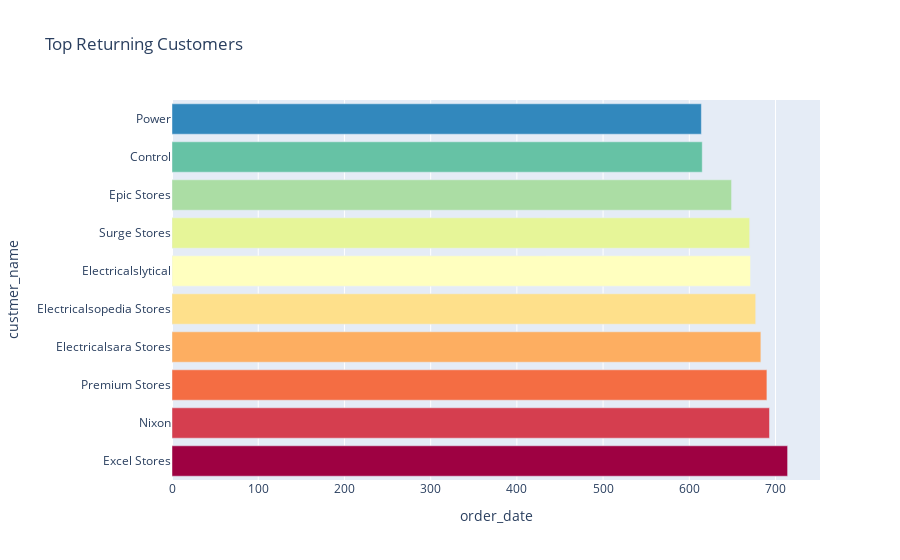

The notebook cell saved with this chart:
### Code cell
fig = px.bar(
    data_frame=top_return_customers, 
    x="order_date", 
    y="custmer_name", 
    title='Top Returning Customers',
)

fig.update_traces(marker_color=colors)
fig.show()

### Figure 1 — Plotly figure (JSON) as saved in the notebook; plotly's stock layout.template omitted (floating-point values rounded to 4 significant figures)
{"data": [{"alignmentgroup": "True", "hovertemplate": "order_date=%{x}<br>custmer_name=%{y}<extra></extra>", "legendgroup": "", "marker": {"color": ["rgb(158,1,66)", "rgb(213,62,79)", "rgb(244,109,67)", "rgb(253,174,97)", "rgb(254,224,139)", "rgb(255,255,191)", "rgb(230,245,152)", "rgb(171,221,164)", "rgb(102,194,165)", "rgb(50,136,189)", "rgb(94,79,162)"], "pattern": {"shape": ""}}, "name": "", "offsetgroup": "", "orientation": "h", "showlegend": false, "textposition": "auto", "type": "bar", "x": [714, 693, 690, 683, 677, 671, 670, 649, 615, 614], "xaxis": "x", "y": ["Excel Stores", "Nixon", "Premium Stores", "Electricalsara Stores", "Electricalsopedia Stores", "Electricalslytical", "Surge Stores", "Epic Stores", "Control", "Power"], "yaxis": "y"}], "layout": {"barmode": "relative", "legend": {"tracegroupgap": 0}, "title": {"text": "Top Returning Customers"}, "xaxis": {"anchor": "y", "domain": [0, 1], "title": {"text": "order_date"}}, "yaxis": {"anchor": "x", "domain": [0, 1], "title": {"text": "custmer_name"}}}}
